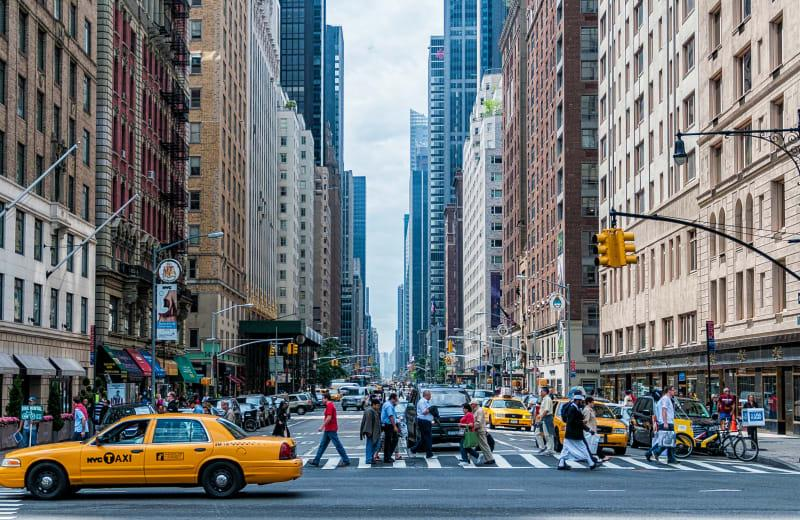
#> input picture assign_17/img/img_2.jpeg, 800 x 520 px, found by its file name
$ python 2_rgb_gray.py
#> lines starting #> are read from the running program, lines starting #| are printed output that depends on the picture
import cv2
import matplotlib.pyplot as plt

image = cv2.imread("img_2.jpeg")
#> image is the input picture: shape (520, 800, 3); mean B, G, R 120.4, 117.2, 112.5
gray_image = cv2.cvtColor(image, cv2.COLOR_BGR2GRAY)
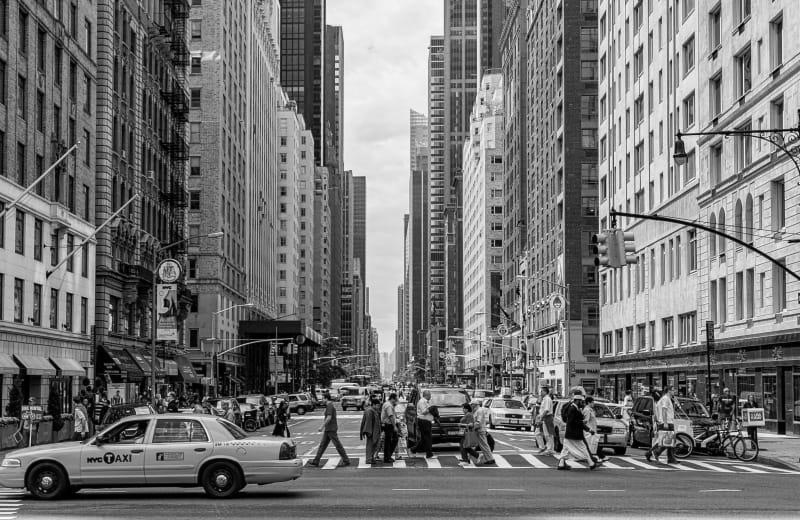
#> gray_image: shape (520, 800); min 0, max 253, mean 116.2
plt.figure(figsize=(10, 5))
plt.subplot(1, 2, 1)
plt.imshow(cv2.cvtColor(image, cv2.COLOR_BGR2RGB))
plt.title("Original RGB Image")
plt.axis("off")
plt.subplot(1, 2, 2)
plt.imshow(gray_image, cmap="gray")
plt.title("Grayscale Image")
plt.axis("off")
plt.show()
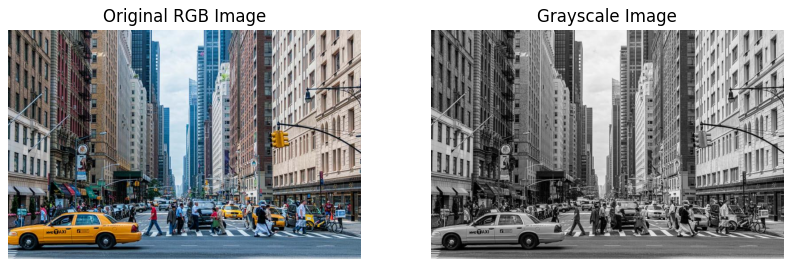
#> figure drawn by matplotlib, 2 panels
cv2.imwrite("grayscale_image.jpg", gray_image)

$ run again, with assign_17/img/img_1.jpeg copied over assign_17/img/img_2.jpeg
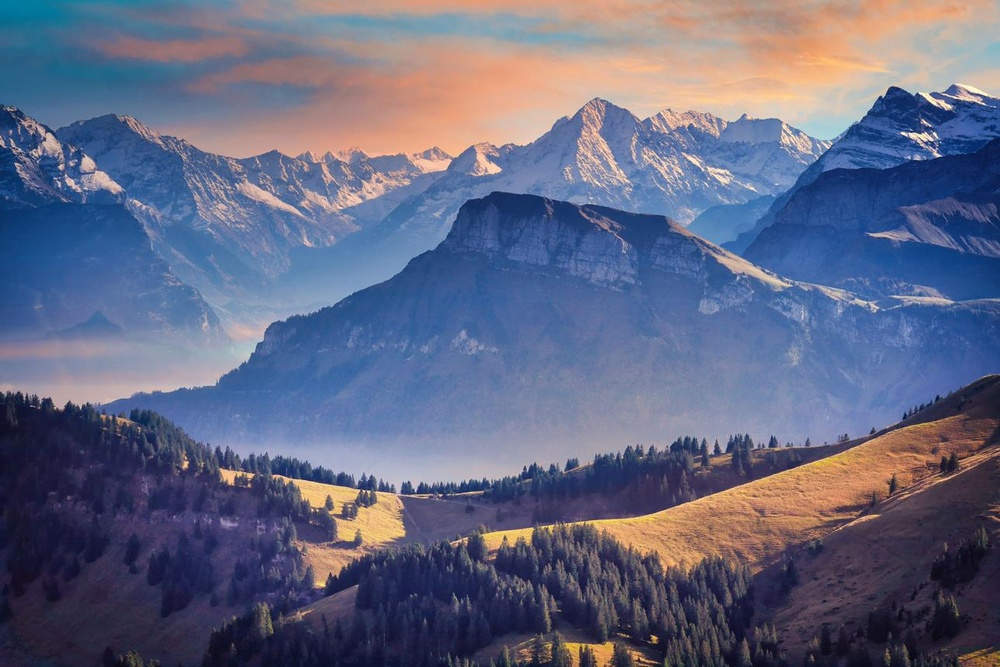
#> input picture assign_17/img/img_1.jpeg, 1000 x 667 px, shrunk from 1289 x 860 before the run, found by its file name
#> image is the input picture: shape (667, 1000, 3); mean B, G, R 129.9, 103.6, 98.9
#> `gray_image = cv2.cvtColor(image, cv2.COLOR_BGR2GRAY)`:
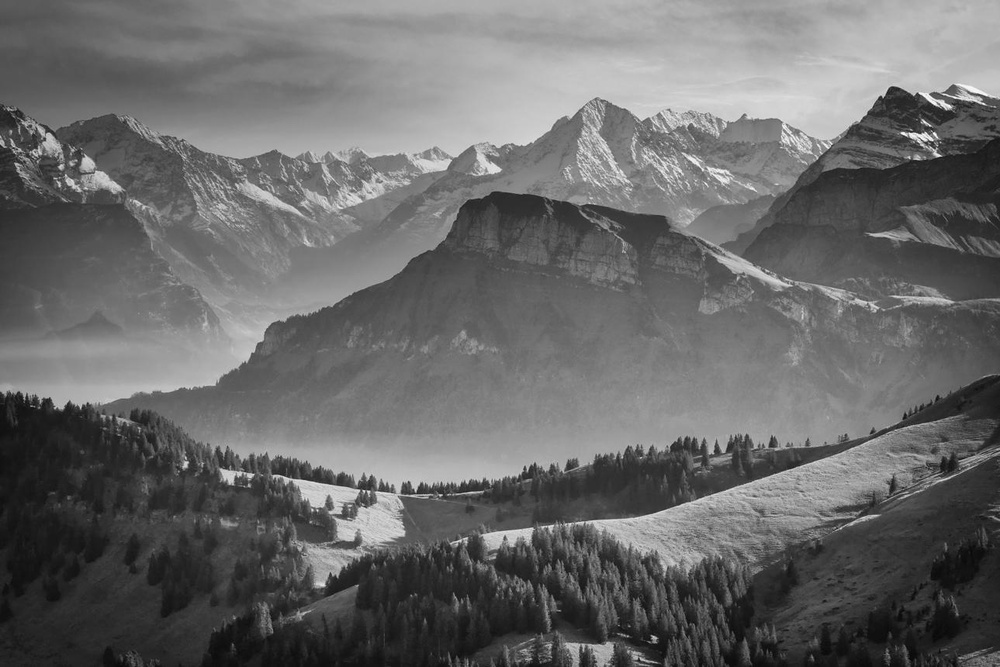
#> gray_image: shape (667, 1000); min 4, max 254, mean 105.2
#> `plt.show()`:
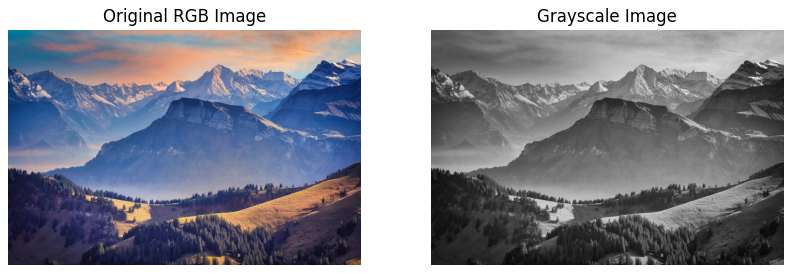
#> figure drawn by matplotlib, 2 panels

$ run again, with assign_17/img/img_3.jpeg copied over assign_17/img/img_2.jpeg
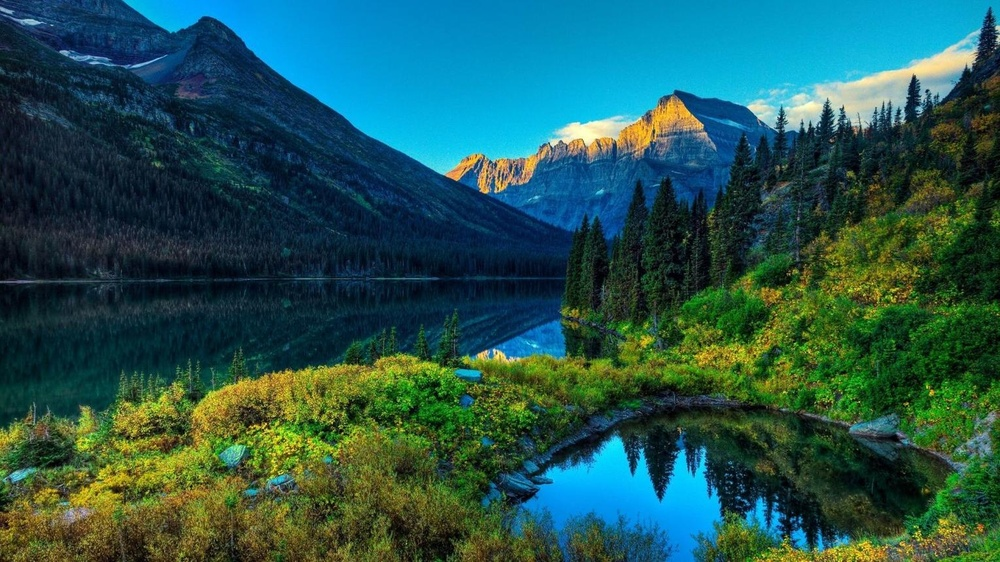
#> input picture assign_17/img/img_3.jpeg, 1000 x 562 px, shrunk from 1529 x 860 before the run, found by its file name
#> image is the input picture: shape (562, 1000, 3); mean B, G, R 81.2, 85.4, 36.6
#> `gray_image = cv2.cvtColor(image, cv2.COLOR_BGR2GRAY)`:
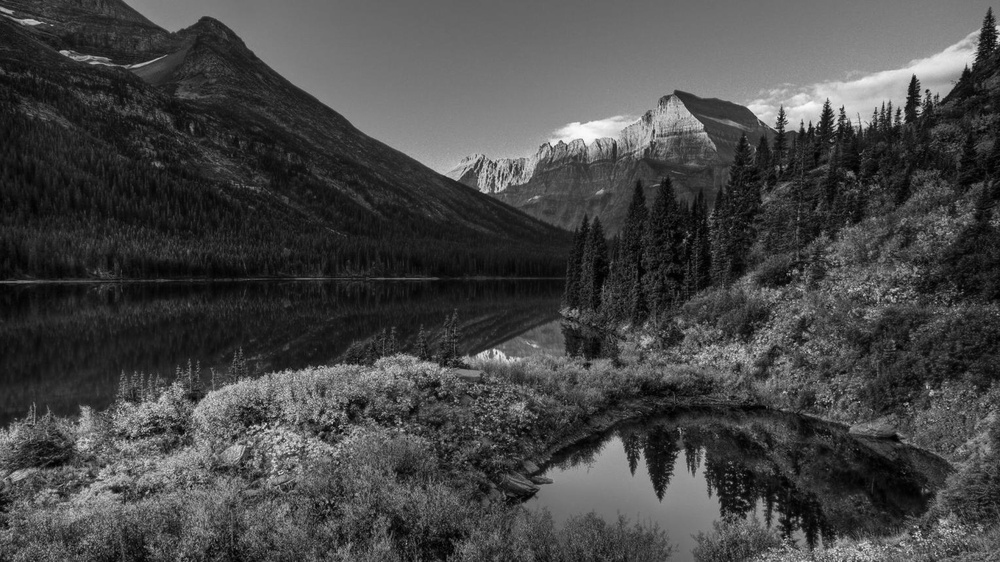
#> gray_image: shape (562, 1000); min 0, max 249, mean 70.3
#> `plt.show()`:
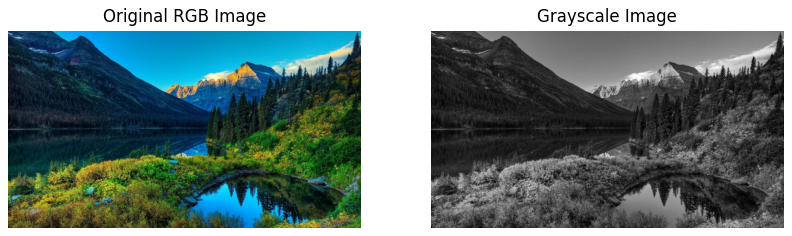
#> figure drawn by matplotlib, 2 panels
